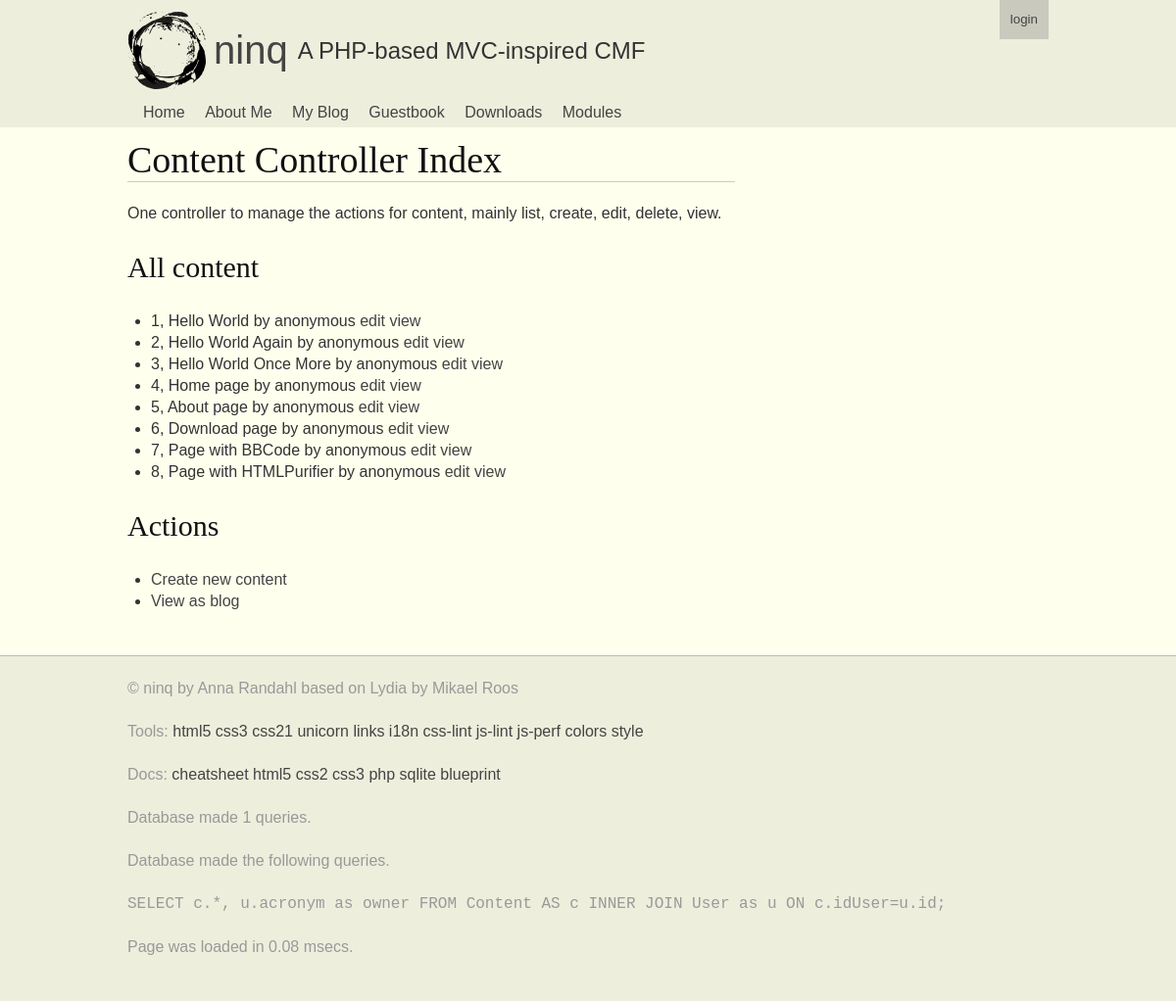
The page /content on the database its author committed.
### tables this page shows
CREATE TABLE Content (
          			  	 id INTEGER PRIMARY KEY, 
          			  	 key TEXT KEY, 
          			  	 type TEXT, 
          			  	 title TEXT, 
          			  	 data TEXT, 
          			  	 filter TEXT, 
          			  	 idUser INT, 
          			  	 created DATETIME default (datetime('now')), 
          			  	 updated DATETIME default NULL, 
          			  	 deleted DATETIME default NULL,
          			  	 FOREIGN KEY(idUser) REFERENCES User(id));

CREATE TABLE User (
        				id INTEGER PRIMARY KEY,
        				acronym TEXT KEY,
        				name TEXT,
        				email TEXT,
        				algorithm TEXT,
        				salt TEXT,
        				password TEXT,
        				created DATETIME default (datetime('now')),
        				updated DATETIME default NULL
        				);

### index.php (called while the page is built, shortened)
<?php
	require(NINQ_INSTALL_PATH.'/src/Cninq/bootstrap.php');
	$ninq = Cninq::Instance();
	$ninq->FrontControllerRoute();
	$ninq->ThemeEngineRender();

### src/CDatabase/CDatabase.php (called while the page is built, shortened)
<?php
class CDatabase {
  private $db = null;
  public function __construct($dsn, $username = null, $password = null, $driver_options = null) {
    $this->db = new PDO($dsn, $username, $password, $driver_options);
    $this->db->SetAttribute(PDO::ATTR_ERRMODE, PDO::ERRMODE_EXCEPTION);
  }
  public function ExecuteSelectQueryAndFetchAll($query, $params=array()){
    $this->stmt = $this->db->prepare($query);
    $this->stmt->execute($params);
    return $this->stmt->fetchAll(PDO::FETCH_ASSOC);
  }
}

### src/CMContent/CMContent.php (called while the page is built, shortened)
<?php
    class CMContent extends CObject implements IHasSQL, ArrayAccess, IModule {
      public static function SQL($key=null) {
      	$order_order = isset($args['order-order']) ? $args['order-order'] : 'ASC';
      	$order_by = isset($args['order-by']) ? $args['order-by'] : 'id';
        $queries = array(
          'drop table content'        => "DROP TABLE IF EXISTS Content;",
          'create table content'      => "CREATE TABLE IF NOT EXISTS Content (
          			  	 id INTEGER PRIMARY KEY,
          			  	 key TEXT KEY,
          			  	 type TEXT,
          			  	 title TEXT,
          			  	 data TEXT,
          			  	 filter TEXT,
          			  	 idUser INT,
          			  	 created DATETIME default (datetime('now')),
          			  	 updated DATETIME default NULL,
          			  	 deleted DATETIME default NULL,
          			  	 FOREIGN KEY(idUser) REFERENCES User(id));",
          'insert content'            => 'INSERT INTO Content (key,type,title,data,filter,idUser) VALUES (?,?,?,?,?,?);',
          'select * by id'            => 'SELECT c.*, u.acronym as owner FROM Content AS c INNER JOIN User as u ON c.idUser=u.id WHERE c.id=?;',
          'select * by key'           => 'SELECT c.*, u.acronym as owner FROM Content AS c INNER JOIN User as u ON c.idUser=u.id WHERE c.key=?;',
          'select * by type'	      => "SELECT c.*, u.acronym as owner FROM Content AS c INNER JOIN User as u ON c.idUser=u.id WHERE type=? ORDER BY {$order_by} {$order_order};",
          'select *'                  => 'SELECT c.*, u.acronym as owner FROM Content AS c INNER JOIN User as u ON c.idUser=u.id;',
          'update content'            => "UPDATE Content SET key=?, type=?, title=?, data=?, filter=?, updated=datetime('now') WHERE id=?;",
          'update content as deleted' => "UPDATE Content SET deleted=datetime('now') WHERE id=?;",
         );
        return $queries[$key];
      }
      public function ListAll($args=null) {
        try {
          if(isset($args) && isset($args['type'])){
          	  return $this->db->ExecuteSelectQueryAndFetchAll(self::SQL('select * by type', $args), array($args['type']));
          } else{
          	  return $this->db->ExecuteSelectQueryAndFetchAll(self::SQL('select *', $args));
          }
        } catch(Exception $e) {
          return null;
        }
      }
}

### src/CCContent/CCContent.php (called while the page is built, shortened)
<?php
    class CCContent extends CObject implements IController {
      public function Index() {
        $content = new CMContent();
        $this->views->SetTitle('Content Controller')
                    ->AddInclude(__DIR__ . '/index.tpl.php', array(
                      'contents' => $content->ListAll(),
                    ));
      }
    }

### src/Cninq/bootstrap.php (called while the page is built, shortened)
<?php
	function autoload($aClassName) {
	$classFile = "/src/{$aClassName}/{$aClassName}.php";
	$file1 = NINQ_SITE_PATH . $classFile;
	$file2 = NINQ_INSTALL_PATH . $classFile;
    }

### src/CRequest/CRequest.php (called while the page is built, shortened)
<?php
	class CRequest {
  public function __construct($urlType=0) {
    $this->cleanUrl       = $urlType= 1 ? true : false;
  }
	public function CreateUrl($url=null, $method=null, $arguments=null) {
	 if(!empty($url) && (strpos($url, '://') || $url[0] == '/')) {
	 	 return $url;
	 }
	 $prepend = $this->base_url;
	 $url = trim($url, '/');
	 $method = empty($method) ? null : '/' . trim($method, '/');
	 $arguments = empty($arguments) ? null : '/' . trim($arguments, '/');
	 return $prepend . rtrim("$url$method$arguments", '/');
	}
	public function Init($baseUrl = null, $routing=null) {
        $scriptName = $_SERVER['SCRIPT_NAME'];
       	$currentUrl = $this->GetCurrentUrl();
       	$parts      = parse_url($currentUrl);
       	$baseUrl    = !empty($baseUrl) ? $baseUrl : "{$parts['scheme']}://{$parts['host']}" . (isset($parts['port']) ? ":{$parts['port']}" : '') . rtrim(dirname($scriptName), '/');
       	$this->base_url     = rtrim($baseUrl, '/') . '/';
	}
  	public function GetCurrentUrl() {
  	$url = "http";
  	$url .= (@$_SERVER["HTTPS"] == "on") ? 's' : '';
  	$url .= "://";
  	$serverPort = ($_SERVER["SERVER_PORT"] == "80") ? '' :
  	(($_SERVER["SERVER_PORT"] == 443 && @$_SERVER["HTTPS"] == "on") ? '' : ":{$_SERVER['SERVER_PORT']}");
  	$url .= $_SERVER["SERVER_NAME"] . $serverPort . htmlspecialchars($_SERVER["REQUEST_URI"]);
  	return $url;
	}
}

### src/CCContent/index.tpl.php (the view)
<h1>Content Controller Index</h1>
<p>One controller to manage the actions for content, mainly list, create, edit, delete, view.</p>
<h2>All content</h2>
<?php if($contents != null):?>
  <ul>
  <?php foreach($contents as $val):?>
    <li><?=$val['id']?>, <?=$val['title']?> by <?=$val['owner']?> <a href='<?=create_url("content/edit/{$val['id']}")?>'>edit</a> <a href='<?=create_url("page/view/{$val['id']}")?>'>view</a>
  <?php endforeach; ?>
  </ul>
<?php else:?>
  <p>No content exists.</p>
<?php endif;?>
<h2>Actions</h2>
<ul>
  <li><a href='<?=create_url('content/create')?>'>Create new content</a>
  <li><a href='<?=create_url('blog')?>'>View as blog</a>
</ul>

### src/CViewContainer/CViewContainer.php (shortened to what this page needs)
<?php
class CViewContainer {
  	 private $views = array();
  	 public function AddInclude($file, $variables=array(), $region='default') {
  	 $this->views[$region][] = array('type' => 'include', 'file' => $file, 'variables' => $variables);
  	 return $this;
  }
  	public function AddString($string, $variables=array(), $region='default') {
  	$this->views[$region][] = array('type' => 'string', 'string' => $string, 'variables' => $variables);
  	return $this;
  }
 	  public function Render($region='default') {
 	   if(!isset($this->views[$region])) return;
 	   foreach($this->views[$region] as $view) {
 	   	   switch($view['type']) {
 	   	   case 'include': if(isset($view['variables'])) extract($view['variables']); include($view['file']); break;
 	   	   case 'string': if(isset($view['variables'])) extract($view['variables']); echo $view['string']; break;
 	   	   }
 	   }
 	  }
}

### site/themes/mytheme/style.css (style rules this page uses)
html { background-color:#eed; }
body { background-color:#ffe; }
a { color:#444 }

### themes/grid/style.css (style rules this page uses)
html, body, div, span, applet, object, iframe, h1, h2, h3, h4, h5, h6, p, blockquote, pre, a, abbr, acronym, address, big, cite, code, del, dfn, em, img, ins, kbd, q, s, samp, small, strike, strong, sub, sup, tt, var, b, u, i, center, dl, dt, dd, ol, ul, li, fieldset, form, label, legend, table, caption, tbody, tfoot, thead, tr, th, td, article, aside, canvas, details, embed, figure, figcaption, footer, header, hgroup, menu, nav, output, ruby, section, summary, time, mark, audio, video { margin: 0; padding: 0; border: 0; font-size: 100.01%; font: inherit; vertical-align: baseline; }
body { line-height: 1; }
ol, ul { list-style: none; }
body { width: 100%; *zoom: 1; }
body:before, body:after { content: ""; display: table; }
body:after { clear: both; }
body { color: #222; font: 100.01%/1.375 Calibri, Arial, Helvetica, sans-serif; }
h1 { font-weight: normal; color: #111; margin-bottom: 22px; font-family: 'Bookman Old Style', Georgia, Garamond, Times, 'Times New Roman', serif; font-size: 2.375em; line-height: 1.1579; border-bottom: 1px solid #ccc; margin-bottom: 21px; }
h2 { font-weight: normal; color: #111; margin-bottom: 22px; font-family: 'Bookman Old Style', Georgia, Garamond, Times, 'Times New Roman', serif; font-size: 1.875em; line-height: 1.4667; }
p { margin-bottom: 1.375em; }
a { color: #666; text-decoration: none; }
ul, ol { margin: 0.6875em 1.5em 1.375em 0; padding-left: 1.5em; }
ul { list-style-type: disc; }
html { overflow: -moz-scrollbars-vertical; overflow-y: scroll; }
body { color: #333; background-color: #EBE0CE; padding: 0; }
a { color: inherit; }

### rows shown on the page
content: id "1", title "Hello World", idUser.acronym "anonymous"
content: id "2", title "Hello World Again", idUser.acronym "anonymous"
content: id "3", title "Hello World Once More", idUser.acronym "anonymous"
content: id "4", title "Home page", idUser.acronym "anonymous"
content: id "5", title "About page", idUser.acronym "anonymous"
content: id "6", title "Download page", idUser.acronym "anonymous"
content: id "7", title "Page with BBCode", idUser.acronym "anonymous"
content: id "8", title "Page with HTMLPurifier", idUser.acronym "anonymous"

### other values the page prints
$header "ninq"
$slogan "A PHP-based MVC-inspired CMF"
$val['label'] "Home"
$val['label'] "About Me"
$val['label'] "My Blog"
$val['label'] "Guestbook"
$val['label'] "Downloads"
$val['label'] "Modules"
$footer "© ninq by Anna Randahl based on Lydia by Mikael Roos"
$ninq->db->GetNumQueries() "1"
implode('<br/><br/>', $queries) "SELECT c.*, u.acronym as owner FROM Content AS c INNER JOIN User as u ON c.idUser=u.id;"
